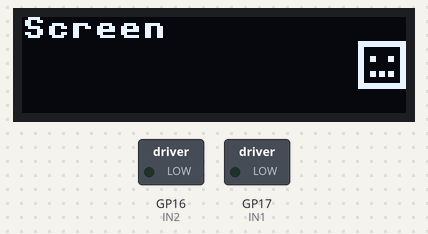
Simulated run of this program. Board: Raspberry Pi Pico running MicroPython. On the bench: 128×32 one-colour display, switched loads named in the program (green lamp = pin HIGH). What the program prints to the serial console is not drawn. At 0.0 s the program stops and its outputs stay as they are.

Above: at 0.1 s.

The program:

motor3.py
```python
"""
DRV8871 Motor Control (motor3.py)
Drop-in replacement for motor.py using a DRV8871 H-bridge driver
instead of the TB6612FNG.

DRV8871 specs:
  - Motor supply: 6.5V to 45V
  - Output current: 3.6A continuous
  - 2-pin PWM interface (no separate PWM + direction pins, no standby)

Control logic:
  Forward:  IN1 = PWM,  IN2 = LOW   → motor drives forward
  Reverse:  IN1 = LOW,  IN2 = PWM   → motor drives reverse
  Coast:    IN1 = LOW,  IN2 = LOW   → motor coasts to stop
  Brake:    IN1 = HIGH, IN2 = HIGH  → active braking

Hardware:
  - Battery: 7.4V 2S LiPo (6.5–8.4V range)
  - Motor: 370 type (~6–7.2V rated)
  - IN1 = GP17 (PWM)
  - IN2 = GP16 (PWM)

To use: in main.py change 'import motor' to 'import motor3 as motor'
"""

import math
import machine
import display

# DRV8871 control pins (both are PWM-capable)
IN1 = machine.PWM(machine.Pin(17))
IN2 = machine.PWM(machine.Pin(16))

# 15 kHz PWM — good balance of torque + top speed (tested via motor_test2.py)
IN1.freq(15000)
IN2.freq(15000)

current_motor_speed = 0  # signed: + = forward, - = reverse

# Redraw the OLED (and print) on every speed change. A full 128x32 redraw is
# blocking I2C work, so a caller that streams speed changes — main_raw.py — turns
# this off and drives the display on its own schedule.
show_status = True


def update_motor():
    global current_motor_speed

    if -5 < current_motor_speed < 5:
        # Coast stop: both pins LOW
        IN1.duty_u16(0)
        IN2.duty_u16(0)
    else:
        # Duty cycle range tuned for 370 motor on 7.4 V @ 15 kHz
        # Profile H from motor_test2.py — best torque + speed balance
        min_duty = 35000
        max_duty = 65535

        direction = 1 if current_motor_speed > 0 else -1
        speed_input = abs(current_motor_speed)

        # sqrt curve for smooth low-speed ramp-up
        normalized_linear = (speed_input - 5) / 95
        normalized_smooth = math.sqrt(normalized_linear) if normalized_linear > 0 else 0
        speed_value = int(min_duty + normalized_smooth * (max_duty - min_duty))

        if direction < 0:
            # Forward: PWM on IN1, IN2 held LOW
            IN1.duty_u16(speed_value)
            IN2.duty_u16(0)
        else:
            # Reverse: IN1 held LOW, PWM on IN2
            IN1.duty_u16(0)
            IN2.duty_u16(speed_value)

    if show_status:
        display_motor_status()


def brake():
    """Active brake — shorts motor windings through the H-bridge."""
    IN1.duty_u16(65535)
    IN2.duty_u16(65535)


def display_motor_status():
    direction = "Forward" if current_motor_speed > 0 else "Reverse" if current_motor_speed < 0 else "Stopped"
    speed_text = f"{abs(current_motor_speed)} ({direction})"
    display.update_display(header="Motor DRV8871", text=speed_text)
    print(f"Motor: {speed_text}")
```

display.py
```python
import machine
import ssd1306
import framebuf
import icons

display = None

def initialize_display():
    global display
    i2c = machine.I2C(1, sda=machine.Pin(18), scl=machine.Pin(19))
    devices = i2c.scan()
    print('I2C devices found:', devices)
    try:
        display = ssd1306.SSD1306_I2C(128, 32, i2c)
        display.fill(0)
        display.text('Screen on', 0, 0, 1)
        display.show()
        return True
    except Exception as e:
        print("OLED display not detected or initialization failed.")
        return False

def draw_icon(icon_data, x, y):
    size = len(icon_data)
    bytes_per_row = (size + 7) // 8
    byte_data = bytearray(bytes_per_row * size)
    for row in range(size):
        for col in range(size):
            if icon_data[row] & (1 << (size - 1 - col)):
                byte_data[row * bytes_per_row + col // 8] |= (1 << (7 - (col % 8)))
    fb = framebuf.FrameBuffer(byte_data, size, size, framebuf.MONO_HLSB)
    display.blit(fb, x, y)

def update_display(header=None, text=None, y_start=10, line_height=10, icon=None):
    if display is None:
        print("Display not initialized.")
        return

    display.fill(0)

    icon_data = getattr(icons, icon, None) if icon else None
    icon_width = len(icon_data) if icon_data else 0

    if header:
        display.text(header, 0, 0, 1)

    if text:
        max_chars = (128 - icon_width) // 8
        lines = [text[i:i + max_chars] for i in range(0, len(text), max_chars)]
        y = y_start
        for line in lines:
            display.text(line, 0, y, 1)
            y += line_height
            if y + line_height > 32:
                break

    if icon_data:
        size = len(icon_data)
        draw_icon(icon_data, 128 - size, (32 - size) // 2)

    display.show()


if initialize_display():
    update_display(header="Screen", icon='robot')
else:
    print("Failed to initialize the display. Cannot display text.")
```

icons.py
```python
import json

try:
    with open('icons.json') as f:
        _data = json.load(f)
    for _k, _v in _data.items():
        globals()[_k] = _v
except Exception as e:
    print('icons: failed to load icons.json:', e)
```
